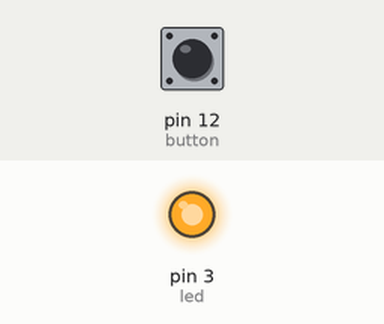
Recording of a sketch running on a simulated Arduino Uno, built with avr-gcc and run on an emulated ATmega328P. Parts: output pins drawn as LEDs (lit = HIGH). The inputs (shaded band) are chosen by the test bench; at power-on: pin 12 (button) HIGH. EEPROM starts erased.

Above: at 1.2 s.
1.3 s: pin 12 (button) pulled LOW for 0.15 s
At 1.41 s:
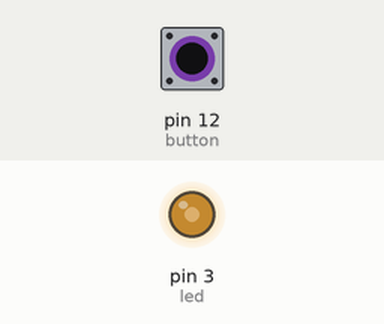
3.0 s: pin 12 (button) pulled LOW for 1 s
At 4.9 s:
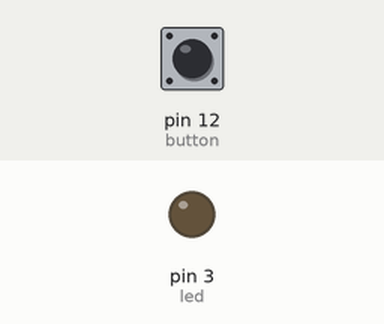
Timing chart, 0 to 6.4 s (numbered marks = the images above; inputs shaded):
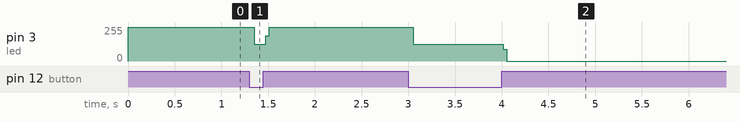

Measured:
- after the input at 1.3 s, pin 3 (led): 255/255 → 125/255 after 0.05 s, → 255/255 0.12 s later
- after the input at 3.0 s, pin 3 (led): 255/255 → 125/255 after 0.05 s, → 0/255 0.96 s later

The sketch:

EEPROM.ino
```cpp
#include <EEPROM.h>

#define button 12
#define led 3

int state;

void setup() {

  Serial.begin(9600);

  pinMode(button,INPUT_PULLUP);
  pinMode(led,OUTPUT);

 //Read value from address 0 of EEPROM
  state = EEPROM.read(0);

}

void loop() {

  digitalWrite(led,state);

  int val = digitalRead(button);

  if (val == LOW)
  {
        state = !state;
  }

  //Serial.println(state);

  //Save the value of "state" inside EEPROM address 0
  EEPROM.update(0,state);

}
```
